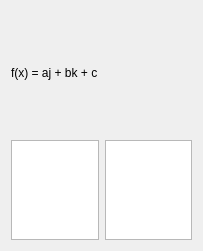
           <widget class="QWidget" name="page_17">
            <property name="geometry">
             <rect>
              <x>0</x>
              <y>0</y>
              <width>203</width>
              <height>251</height>
             </rect>
            </property>
            <attribute name="label">
             <string>Linear</string>
            </attribute>
            <layout class="QVBoxLayout" name="verticalLayout_24">
             <item>
              <widget class="QLabel" name="label_29">
               <property name="text">
                <string>f(x) = aj + bk + c</string>
               </property>
              </widget>
             </item>
             <item>
              <layout class="QHBoxLayout" name="horizontalLayout_6">
               <item>
                <widget class="QListWidget" name="lst_variables">
                 <property name="sizePolicy">
                  <sizepolicy hsizetype="Ignored" vsizetype="Expanding">
                   <horstretch>0</horstretch>
                   <verstretch>0</verstretch>
                  </sizepolicy>
                 </property>
                 <property name="maximumSize">
                  <size>
                   <width>16777215</width>
                   <height>100</height>
                  </size>
                 </property>
                 <property name="toolTip">
                  <string>Variables (j, k)</string>
                 </property>
                 <property name="horizontalScrollBarPolicy">
                  <enum>Qt::ScrollBarAlwaysOff</enum>
                 </property>
                 <property name="editTriggers">
                  <set>QAbstractItemView::NoEditTriggers</set>
                 </property>
                 <property name="alternatingRowColors">
                  <bool>true</bool>
                 </property>
                 <property name="selectionBehavior">
                  <enum>QAbstractItemView::SelectRows</enum>
                 </property>
                </widget>
               </item>
               <item>
                <widget class="QListWidget" name="lst_coefficients">
                 <property name="sizePolicy">
                  <sizepolicy hsizetype="Ignored" vsizetype="Expanding">
                   <horstretch>0</horstretch>
                   <verstretch>0</verstretch>
                  </sizepolicy>
                 </property>
                 <property name="maximumSize">
                  <size>
                   <width>16777215</width>
                   <height>100</height>
                  </size>
                 </property>
                 <property name="toolTip">
                  <string>Coefficients (a, b, c)</string>
                 </property>
                 <property name="horizontalScrollBarPolicy">
                  <enum>Qt::ScrollBarAlwaysOff</enum>
                 </property>
                 <property name="editTriggers">
                  <set>QAbstractItemView::AllEditTriggers</set>
                 </property>
                 <property name="alternatingRowColors">
                  <bool>true</bool>
                 </property>
                 <property name="selectionBehavior">
                  <enum>QAbstractItemView::SelectRows</enum>
                 </property>
                </widget>
               </item>
              </layout>
             </item>
            </layout>
           </widget>
